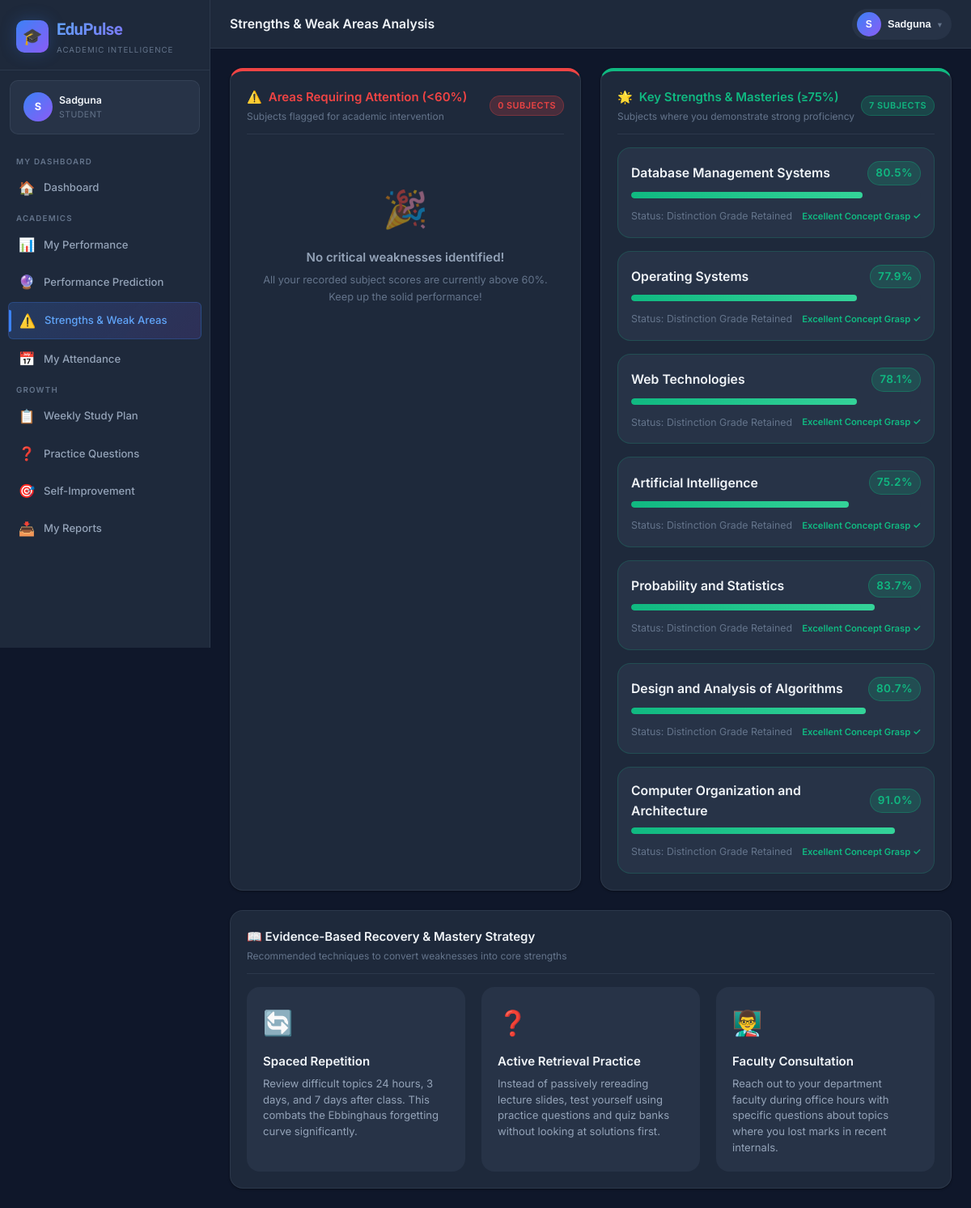
/student/weak-areas (signed in), run on the app's committed database.
### models.py (models this page shows, shortened)
class Student(db.Model):
    __tablename__ = 'students'
    id = db.Column(db.Integer, primary_key=True)
    user_id = db.Column(db.Integer, db.ForeignKey('users.id'), unique=True, nullable=False)
    roll_number = db.Column(db.String(50), unique=True, nullable=False)
    name = db.Column(db.String(100), nullable=False)
    email = db.Column(db.String(120))
    phone = db.Column(db.String(20))
    department_id = db.Column(db.Integer, db.ForeignKey('departments.id'), nullable=False)
    section_id = db.Column(db.Integer, db.ForeignKey('sections.id'))
    academic_year_id = db.Column(db.Integer, db.ForeignKey('academic_years.id'))
    current_semester = db.Column(db.Integer, default=1)
    date_of_birth = db.Column(db.Date)
    gender = db.Column(db.String(10))
    is_active = db.Column(db.Boolean, default=True)
    enrolled_at = db.Column(db.DateTime, default=datetime.utcnow)
    academic_year = db.relationship('AcademicYear', backref='students')
    marks = db.relationship('Mark', backref='student', lazy=True)
    attendance_records = db.relationship('AttendanceRecord', backref='student', lazy=True)
    tasks = db.relationship('StudentTask', backref='student', lazy=True)
    goals = db.relationship('StudentGoal', backref='student', lazy=True)
    question_attempts = db.relationship('QuestionAttempt', backref='student', lazy=True)

class User(UserMixin, db.Model):
    __tablename__ = 'users'
    id = db.Column(db.Integer, primary_key=True)
    unique_id = db.Column(db.String(50), unique=True, nullable=False)
    password_hash = db.Column(db.String(256), nullable=False)
    role = db.Column(db.String(20), nullable=False)  # 'admin', 'faculty', 'student'
    is_active = db.Column(db.Boolean, default=True)
    last_login = db.Column(db.DateTime)
    created_at = db.Column(db.DateTime, default=datetime.utcnow)
    student = db.relationship('Student', backref='user', uselist=False, lazy=True)
    faculty = db.relationship('Faculty', backref='user', uselist=False, lazy=True)
    admin = db.relationship('Admin', backref='user', uselist=False, lazy=True)

class Subject(db.Model):
    __tablename__ = 'subjects'
    id = db.Column(db.Integer, primary_key=True)
    code = db.Column(db.String(20), nullable=False)
    name = db.Column(db.String(100), nullable=False)
    department_id = db.Column(db.Integer, db.ForeignKey('departments.id'), nullable=False)
    semester = db.Column(db.Integer, nullable=False)
    credits = db.Column(db.Integer, default=3)
    subject_type = db.Column(db.String(20), default='theory')  # theory, lab, project
    is_active = db.Column(db.Boolean, default=True)
    examinations = db.relationship('Examination', backref='subject', lazy=True)
    marks = db.relationship('Mark', backref='subject', lazy=True)
    attendance_records = db.relationship('AttendanceRecord', backref='subject', lazy=True)
    questions = db.relationship('Question', backref='subject', lazy=True)
    __table_args__ = (db.UniqueConstraint('code', 'department_id', 'semester', name='uq_subject_dept_sem'),)

### routes/student.py (the view)
@student_bp.route('/weak-areas')
@student_required
def weak_areas():
    stu = get_current_student()
    if not stu:
        return redirect(url_for('auth.login'))
    marks_df = get_student_marks_df(stu)
    weak = []
    strong = []
    if not marks_df.empty:
        marks_df['pct'] = marks_df['marks_obtained'] / marks_df['max_marks'].replace(0, 1) * 100
        subj_avg = marks_df.groupby(['subject_id', 'subject_name'])['pct'].mean().reset_index()
        for _, row in subj_avg.iterrows():
            item = {'subject_name': row['subject_name'], 'avg_pct': round(row['pct'], 1)}
            if row['pct'] < 60:
                weak.append(item)
            elif row['pct'] >= 75:
                strong.append(item)
    return render_template('student/weak_areas.html',
                           student=stu,
                           weak_areas=weak,
                           strong_areas=strong)

### routes/student.py (called while the page is built)
def student_required(f):
    @wraps(f)
    def decorated(*args, **kwargs):
        if not current_user.is_authenticated or current_user.role != 'student':
            flash('Student access required.', 'danger')
            return redirect(url_for('auth.login'))
        return f(*args, **kwargs)
    return login_required(decorated)

def get_current_student():
    return Student.query.filter_by(user_id=current_user.id).first()

def get_student_marks_df(student):
    marks = Mark.query.filter_by(student_id=student.id).all()
    data = []
    for m in marks:
        if m.examination:
            data.append({
                'student_id': student.id,
                'subject_id': m.subject_id,
                'subject_name': m.subject.name if m.subject else 'Unknown',
                'exam_type': m.examination.exam_type,
                'exam_name': m.examination.name,
                'marks_obtained': m.marks_obtained,
                'max_marks': m.examination.max_marks,
                'examination_id': m.examination_id,
                'recorded_at': m.recorded_at,
            })
    return pd.DataFrame(data) if data else pd.DataFrame()

### templates/student/weak_areas.html (shortened to what this page needs)
{% extends 'base.html' %}
{% from 'macros/nav.html' import student_nav %}
{% block page_title %}Strengths & Weak Areas Analysis{% endblock %}
{% block nav %}{{ student_nav() }}{% endblock %}
{% block content %}
<div class="grid-2" style="gap:24px; margin-bottom:24px;">
  <div class="card" style="border-top: 4px solid var(--accent-red);">
    <div class="card-header">
      <div>
        <div class="card-title" style="color:var(--accent-red); display:flex; align-items:center; gap:8px;">
          <span>⚠️</span> Areas Requiring Attention (&lt;60%)
        </div>
        <div class="card-subtitle">Subjects flagged for academic intervention</div>
      </div>
      <span class="badge badge-danger">{{ weak_areas|length }} Subjects</span>
    </div>
    {% if weak_areas %}
    <div style="display:flex; flex-direction:column; gap:16px;">
      {% for w in weak_areas %}
      <div style="background:var(--bg-elevated); border:1px solid rgba(239, 68, 68, 0.2); border-radius:var(--radius-lg); padding:16px;">
        <div style="display:flex; justify-content:space-between; align-items:center; margin-bottom:8px;">
          <h4 style="font-size:1.05rem; font-weight:600; color:var(--text-primary); margin:0;">
            {{ w.subject_name }}
          </h4>
          <span class="badge badge-danger" style="font-size:0.9rem;">
            {{ w.avg_pct }}%
          </span>
        </div>
        <div class="progress-bar-wrapper" style="margin-bottom:12px;">
          <div class="progress-bar red" style="width:{{ w.avg_pct | round(0) | int }}%;"></div>
        </div>
        <div style="display:flex; justify-content:space-between; align-items:center; flex-wrap:wrap; gap:8px;">
          <span style="font-size:0.825rem; color:var(--text-muted);">
            Recommended: +4 hrs practice / week
          </span>
          <div style="display:flex; gap:8px;">
            <a href="{{ url_for('student.practice') }}" class="btn btn-secondary btn-sm">
              Practice Questions →
            </a>
          </div>
        </div>
      </div>
      {% endfor %}
    </div>
    {% else %}
    <div class="empty-state" style="padding:40px 20px;">
      <div class="empty-icon" style="color:var(--accent-green);">🎉</div>
      <div class="empty-title">No critical weaknesses identified!</div>
      <div class="empty-text">All your recorded subject scores are currently above 60%. Keep up the solid performance!</div>
    </div>
    {% endif %}
  </div>
  <div class="card" style="border-top: 4px solid var(--accent-green);">
    <div class="card-header">
      <div>
        <div class="card-title" style="color:var(--accent-green); display:flex; align-items:center; gap:8px;">
          <span>🌟</span> Key Strengths & Masteries (≥75%)
        </div>
        <div class="card-subtitle">Subjects where you demonstrate strong proficiency</div>
      </div>
      <span class="badge badge-success">{{ strong_areas|length }} Subjects</span>
    </div>
    {% if strong_areas %}
    <div style="display:flex; flex-direction:column; gap:16px;">
      {% for s in strong_areas %}
      <div style="background:var(--bg-elevated); border:1px solid rgba(16, 185, 129, 0.2); border-radius:var(--radius-lg); padding:16px;">
        <div style="display:flex; justify-content:space-between; align-items:center; margin-bottom:8px;">
          <h4 style="font-size:1.05rem; font-weight:600; color:var(--text-primary); margin:0;">
            {{ s.subject_name }}
          </h4>
          <span class="badge badge-success" style="font-size:0.9rem;">
            {{ s.avg_pct }}%
          </span>
        </div>
        <div class="progress-bar-wrapper" style="margin-bottom:12px;">
          <div class="progress-bar green" style="width:{{ s.avg_pct | round(0) | int }}%;"></div>
        </div>
        <div style="display:flex; justify-content:space-between; align-items:center; flex-wrap:wrap; gap:8px;">
          <span style="font-size:0.825rem; color:var(--text-muted);">
            Status: Distinction Grade Retained
          </span>
          <span class="text-xs" style="color:var(--accent-green); font-weight:600;">
            Excellent Concept Grasp ✓
          </span>
        </div>
      </div>
      {% endfor %}
    </div>
    {% else %}
    <div class="empty-state" style="padding:40px 20px;">
      <div class="empty-icon">📈</div>
      <div class="empty-title">Building towards mastery</div>
      <div class="empty-text">Keep studying and practicing to push your subjects past the 75% distinction boundary.</div>
    </div>
    {% endif %}
  </div>
</div>
<div class="card">
  <div class="card-header">
    <div>
      <div class="card-title">📖 Evidence-Based Recovery & Mastery Strategy</div>
      <div class="card-subtitle">Recommended techniques to convert weaknesses into core strengths</div>
    </div>
  </div>
  <div style="display:grid; grid-template-columns:repeat(auto-fit, minmax(260px, 1fr)); gap:20px;">
    <div style="background:var(--bg-elevated); padding:20px; border-radius:var(--radius-lg); border:1px solid var(--border-color);">
      <div style="font-size:2rem; margin-bottom:12px;">🔄</div>
      <h4 style="font-size:1rem; font-weight:600; color:var(--text-primary); margin-bottom:6px;">Spaced Repetition</h4>
      <p style="font-size:0.875rem; color:var(--text-secondary); line-height:1.5;">
        Review difficult topics 24 hours, 3 days, and 7 days after class. This combats the Ebbinghaus forgetting curve significantly.
      </p>
    </div>
    <div style="background:var(--bg-elevated); padding:20px; border-radius:var(--radius-lg); border:1px solid var(--border-color);">
      <div style="font-size:2rem; margin-bottom:12px;">❓</div>
      <h4 style="font-size:1rem; font-weight:600; color:var(--text-primary); margin-bottom:6px;">Active Retrieval Practice</h4>
      <p style="font-size:0.875rem; color:var(--text-secondary); line-height:1.5;">
        Instead of passively rereading lecture slides, test yourself using practice questions and quiz banks without looking at solutions first.
      </p>
    </div>
    <div style="background:var(--bg-elevated); padding:20px; border-radius:var(--radius-lg); border:1px solid var(--border-color);">
      <div style="font-size:2rem; margin-bottom:12px;">👨‍🏫</div>
      <h4 style="font-size:1rem; font-weight:600; color:var(--text-primary); margin-bottom:6px;">Faculty Consultation</h4>
      <p style="font-size:0.875rem; color:var(--text-secondary); line-height:1.5;">
        Reach out to your department faculty during office hours with specific questions about topics where you lost marks in recent internals.
      </p>
    </div>
  </div>
</div>
{% endblock %}

### templates/base.html (shortened to what this page needs)
<!DOCTYPE html>
<html lang="en">
<head>
  <link rel="stylesheet" href="{{ url_for('static', filename='css/style.css') }}">
</head>
<body class="{{ 'role-' + current_user.role if current_user.is_authenticated else '' }}">
{% if current_user.is_authenticated %}
<div class="app-wrapper">
  <aside class="sidebar" id="sidebar">
    <div class="sidebar-brand">
      <a href="{{ url_for(current_user.role + '.dashboard') }}" class="brand-logo" style="text-decoration:none;">
        <div class="brand-icon">🎓</div>
        <div>
          <div class="brand-name">EduPulse</div>
          <div class="brand-tagline">Academic Intelligence</div>
        </div>
      </a>
    </div>
    {% if current_user.role == 'admin' and current_user.admin %}
    {% set display_name = current_user.admin.name %}
    {% elif current_user.role == 'faculty' and current_user.faculty %}
    {% set display_name = current_user.faculty.name %}
    {% elif current_user.role == 'student' and current_user.student %}
    {% set display_name = current_user.student.name %}
    {% else %}
    {% set display_name = current_user.unique_id %}
    {% endif %}
    <div class="sidebar-user flex items-center gap-2">
      <div class="user-avatar">{{ display_name[0] if display_name else '?' }}</div>
      <div class="user-info">
        <div class="user-name">{{ display_name }}</div>
        <div class="user-role">{{ current_user.role | capitalize }}</div>
      </div>
    </div>
    <nav class="sidebar-nav">
      {% block nav %}{% endblock %}
    </nav>
  </aside>
  <div class="main-content">
    <header class="topbar">
      <div class="topbar-left">
        <div>
          <div class="page-title">{% block page_title %}Dashboard{% endblock %}</div>
        </div>
      </div>
      <div class="topbar-right" style="display:flex; align-items:center; gap:12px;">
        <div class="profile-dropdown-wrapper" style="position:relative;">
          <button type="button" class="profile-btn" onclick="toggleProfileMenu(event)" id="profileBtn" style="display:flex; align-items:center; gap:8px; background:var(--bg-elevated); border:1px solid var(--border-color); border-radius:999px; padding:4px 12px 4px 6px; cursor:pointer; color:var(--text-primary);">
            <div class="user-avatar" style="width:30px; height:30px; font-size:0.8rem; border-radius:50%; background:linear-gradient(135deg, var(--brand-500), var(--accent-purple)); display:flex; align-items:center; justify-content:center; color:#fff; font-weight:700;">{{ display_name[0] if display_name else '?' }}</div>
            <span style="font-size:0.85rem; font-weight:600; max-width:120px; overflow:hidden; text-overflow:ellipsis; white-space:nowrap;">{{ display_name }}</span>
            <span style="font-size:0.7rem; color:var(--text-muted);">▾</span>
          </button>
        </div>
      </div>
    </header>
    <main class="page-content">
      {% block content %}{% endblock %}
    </main>
  </div>
</div>
{% else %}
{% block auth_content %}{% endblock %}
{% endif %}
</body>
</html>

### data on the page
Student: name "S", name "Sadguna"
User: role "STUDENT"
Subject: subject_name "Database Management Systems", avg_pct "80.5", {{ s.avg_pct | round(0) | int }} 80 (drawn)
Subject: subject_name "Operating Systems", avg_pct "77.9", {{ s.avg_pct | round(0) | int }} 78 (drawn)
Subject: subject_name "Web Technologies", avg_pct "78.1", {{ s.avg_pct | round(0) | int }} 78 (drawn)
Subject: subject_name "Artificial Intelligence", avg_pct "75.2", {{ s.avg_pct | round(0) | int }} 75 (drawn)
Subject: subject_name "Probability and Statistics", avg_pct "83.7", {{ s.avg_pct | round(0) | int }} 84 (drawn)
Subject: subject_name "Design and Analysis of Algorithms", avg_pct "80.7", {{ s.avg_pct | round(0) | int }} 81 (drawn)
Subject: subject_name "Computer Organization and Architecture", avg_pct "91.0", {{ s.avg_pct | round(0) | int }} 91 (drawn)

### other printed values
{{ weak_areas|length }} "0"
{{ strong_areas|length }} "7"
